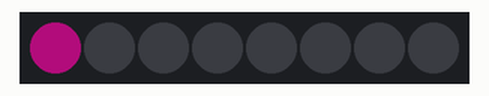
A sketch run on a simulated Arduino Mega 2560, built with avr-gcc and run on an emulated ATmega2560. On the bench: 8 RGB LEDs in strip order, left to right. Dim RGB values are drawn brighter than linear; random numbers use the default seed unless the sketch sets one.

Above: at 0.01 s.
At 4.88 s:
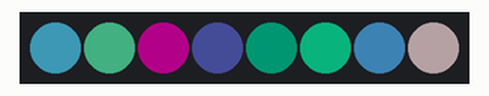
At 9.91 s:
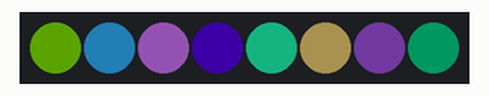
At 19.96 s:
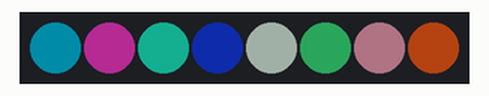
At 29.86 s:
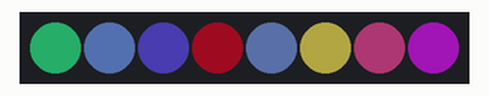
At 39.92 s:
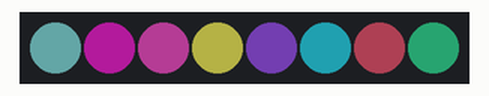
Timing chart, 0 to 40.0 s (numbered marks = the images above):
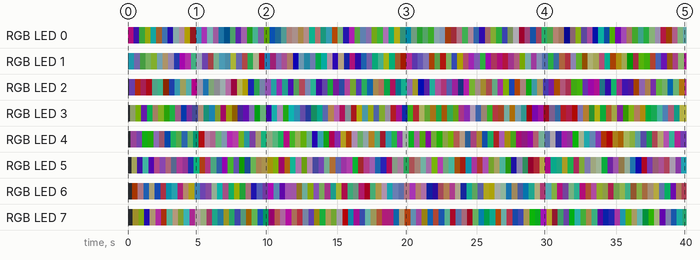

Measured:
- by itself, RGB LED 2: off → RGB(28, 17, 47) at 0.10 s, → RGB(62, 14, 4) 0.41 s later, → RGB(41, 8, 21) 0.41 s later, → RGB(50, 3, 7) 0.41 s later, … (99 changes in this stretch)
- by itself, RGB LED 4: off → RGB(25, 11, 25) at 0.20 s, → RGB(35, 20, 51) 0.41 s later, → RGB(5, 53, 6) 0.41 s later, → RGB(8, 46, 3) 0.41 s later, … (98 changes in this stretch)

The sketch:

neopixel_8_random_RGB.ino
```cpp
/* NeoPixel 8 for Arduino MEGA 2560 Pro shield
   Byala Robots Club
   create by ing.A.Anchev
*/

#include <Adafruit_NeoPixel.h>
#include <avr/power.h>
#define PIN         24            // pin on Arduino
#define NUMPIXELS   8             //How many NeoPixels are attached to the Arduino
#define BRIGHTNESS  64

Adafruit_NeoPixel pixels = Adafruit_NeoPixel(NUMPIXELS, PIN, NEO_GRB + NEO_KHZ800);
long randRED;
long randGREEN;
long randBLUE;
int delayval = 50;
// ================== SETUP ====================
void setup() {
  pixels.begin();
  pixels.setBrightness(BRIGHTNESS);
}

// ================== LOOP ===================
void loop() {
  for (int i = 0; i < NUMPIXELS; i++) {
    randRED = random(255);                    // generate random color
    randGREEN = random(255);
    randBLUE = random(255);
    pixels.setPixelColor(i, pixels.Color(randRED, randGREEN, randBLUE));     // pixels.Color takes RGB values, from 0,0,0 up to 255,255,255
    pixels.show();                                                           // This sends the updated pixel color to the hardware.
    delay(delayval);
  }
}
```
